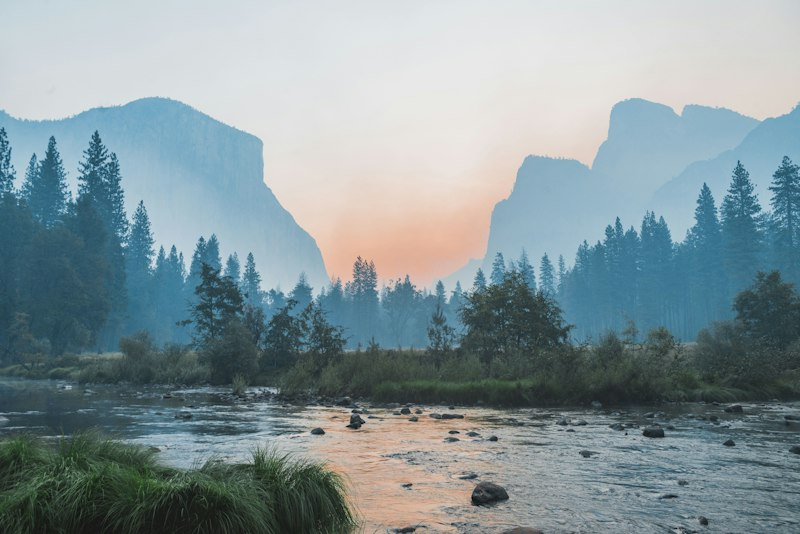
#> input picture testdata/assets/scene_a.jpg, 800 x 534 px, found by its file name
$ python make_test_suite.py
#> lines starting #> are read from the running program, lines starting #| are printed output that depends on the picture
"""生成「分段算法测试集」视频：把各种该切/不该切的场景串成一段，带真值标注。

场景清单（每个场景都是刻意构造的边界情况）：
  1  静态镜头 A                      → 不该切（基线）
  2  静态镜头 B                      → 段末硬切
  3  缓慢横摇 A（5 秒摇过整幅画面）    → 内部不该切
  4  缓慢推近 B（5 秒推近 1.4 倍）     → 内部不该切
  5  全景 C                          → 段末硬切（同一空间换机位）
  6  特写 C（同一张图的局部放大）      → 段末硬切（同一空间换机位）
  7  静态 A + 中间闪白 2 帧           → 闪白处应切（闪光视为真实场景切换）
  8  快速甩镜 B（1.5 秒横摇整幅）      → 内部不该切（极限）
  9  淡入淡出转场 A→B（2 秒）         → 转场窗口内应有切点
  10 静态镜头 C                      → 结尾

用法：
    python make_test_suite.py --out test_suite.mp4
"""

import argparse
import json
import os

import cv2
import numpy as np

FPS = 25
W, H = 640, 360
ASSETS = ["assets/scene_a.jpg", "assets/scene_b.jpg", "assets/scene_c.jpg"]
BIG_H = 900


def load(path):
    img = cv2.imread(path)
    if img is None:
        raise FileNotFoundError(path)
    return img


def fit(img, w=W, h=H):
    """等比缩放并居中裁切到 w×h。"""
    ih, iw = img.shape[:2]
    s = max(w / iw, h / ih)
    r = cv2.resize(img, (int(iw * s) + 1, int(ih * s) + 1), interpolation=cv2.INTER_AREA)
    rh, rw = r.shape[:2]
    y0, x0 = (rh - h) // 2, (rw - w) // 2
    return r[y0:y0 + h, x0:x0 + w]


def static(img, n):
    base = fit(img)
    return [base.copy() for _ in range(n)]


def pan(img, n):
    """连续横摇：在放大的画布上滑窗。"""
    ih, iw = img.shape[:2]
    s = BIG_H / ih
    big = cv2.resize(img, (int(iw * s), BIG_H), interpolation=cv2.INTER_AREA)
    bh, bw = big.shape[:2]
    y0 = (bh - H) // 2
    max_x = max(bw - W, 1)
    return [big[y0:y0 + H, int(max_x * i / max(n - 1, 1)):int(max_x * i / max(n - 1, 1)) + W].copy()
            for i in range(n)]


def zoom(img, n, s0=1.0, s1=1.4):
    """以画面中心为心缓慢推近。"""
    base = fit(img)
    out = []
    for i in range(n):
        s = s0 + (s1 - s0) * (i / max(n - 1, 1))
        M = cv2.getRotationMatrix2D((W / 2, H / 2), 0, s)
        out.append(cv2.warpAffine(base, M, (W, H), borderMode=cv2.BORDER_REPLICATE))
    return out


def with_flash(img, n, flash_at=0.5, flash_frames=2):
    """在中间插入若干帧全白，模拟闪光灯。"""
    fr = static(img, n)
    k = int(n * flash_at)
    for j in range(flash_frames):
        if k + j < n:
            fr[k + j] = np.full((H, W, 3), 255, dtype=np.uint8)
    return fr


def crossfade(img_a, img_b, n):
    """A 淡出、B 淡入。"""
    a, b = fit(img_a).astype(np.float32), fit(img_b).astype(np.float32)
    out = []
    for i in range(n):
        k = i / max(n - 1, 1)
        out.append(((1 - k) * a + k * b).astype(np.uint8))
    return out


def main():
    ap = argparse.ArgumentParser()
    ap.add_argument("--out", default="test_suite.mp4")
    ap.add_argument("--gt", default=None, help="真值 json 输出路径")
    args = ap.parse_args()

    A, B, C = (load(p) for p in ASSETS)
#> in load, img is the input picture: shape (534, 800, 3); mean B, G, R 154.2, 149.8, 133.3
#> call 2 of load, with path = 'assets/scene_b.jpg'
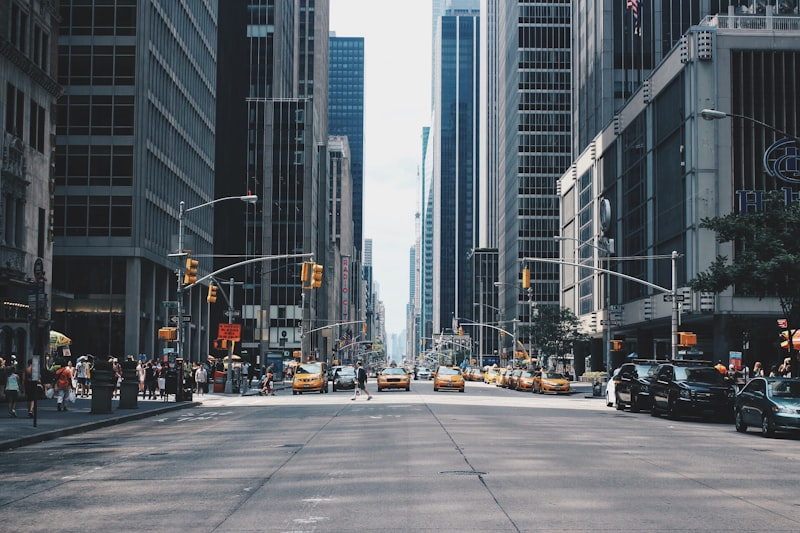
#> input picture testdata/assets/scene_b.jpg, 800 x 533 px, found by its file name
#> in load, img is the input picture: shape (533, 800, 3); mean B, G, R 104.6, 98.8, 93
#> call 3 of load, with path = 'assets/scene_c.jpg'
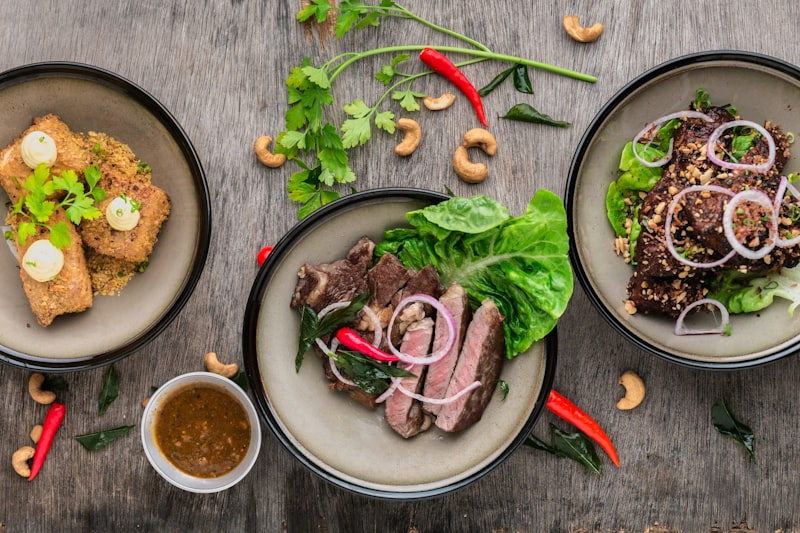
#> input picture testdata/assets/scene_c.jpg, 800 x 533 px, found by its file name
#> in load, img is the input picture: shape (533, 800, 3); mean B, G, R 90.8, 113, 125.5
    # 场景 5/6：同一张图的「全景」和「局部放大」
    c_close = fit(C[60:460, 150:790] if C.shape[0] > 460 and C.shape[1] > 790 else C)
#> in fit, `r = cv2.resize(img, (int(iw * s) + 1, int(ih * s) + 1), interpolation=..`:
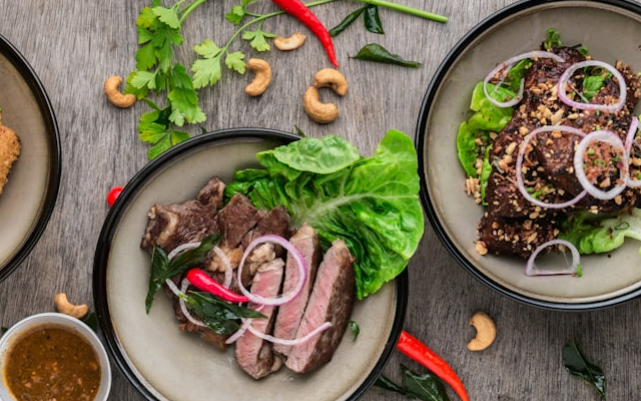
#> r: shape (401, 641, 3); mean of channels 0, 1, 2 86.9, 110.9, 121.7; drawn as B, G, R
#> in fit, `return r[y0:y0 + h, x0:x0 + w]`:
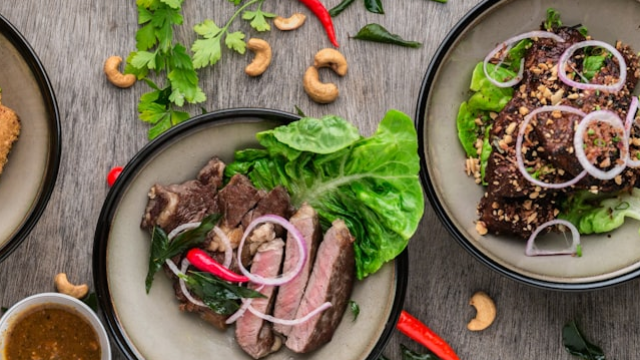
#> returned value: shape (360, 640, 3); mean of channels 0, 1, 2 85.7, 110.4, 120.9; drawn as B, G, R

    segs = []
    t = 0.0

    def add(name, frames, note=""):
        nonlocal t
        start = t
        t += len(frames) / FPS
        segs.append({"name": name, "start": round(start, 2),
                     "end": round(t, 2), "note": note, "frames": frames})

    add("静态镜头 A（基线）", static(A, 3 * FPS), "不应切")
#> call 2 of fit, with w = 640, h = 360
#> in fit (call 2), `return r[y0:y0 + h, x0:x0 + w]`:
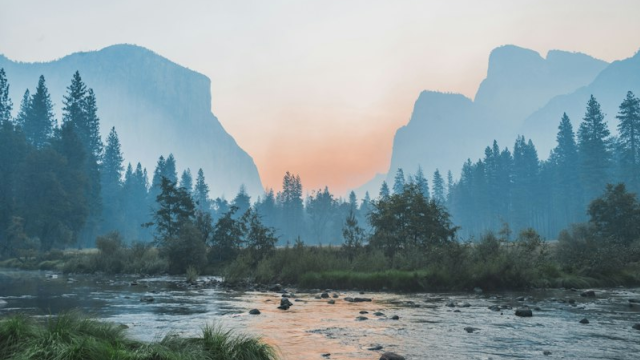
#> returned value: shape (360, 640, 3); mean of channels 0, 1, 2 153.3, 147.9, 129.4; drawn as B, G, R
#> in add, `start = t`: start = 0
#> in add, `t += len(frames) / FPS`: t = 3
    add("静态镜头 B", static(B, 3 * FPS))
#> call 3 of fit, with w = 640, h = 360
#> in fit (call 3), `return r[y0:y0 + h, x0:x0 + w]`:
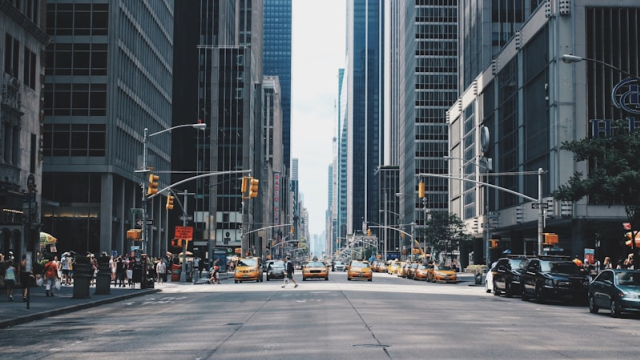
#> returned value: shape (360, 640, 3); mean of channels 0, 1, 2 100, 94.4, 88.2; drawn as B, G, R
    add("缓慢横摇 A（5 秒摇过整幅）", pan(A, 5 * FPS), "内部不应切")
    add("缓慢推近 B（5 秒推近 1.4 倍）", zoom(B, 5 * FPS), "内部不应切")
#> after the loop in zoom, `for i in range(n):`: out = 125 items
    add("全景 C", static(C, 2 * FPS))
#> in fit (call 5), `return r[y0:y0 + h, x0:x0 + w]`:
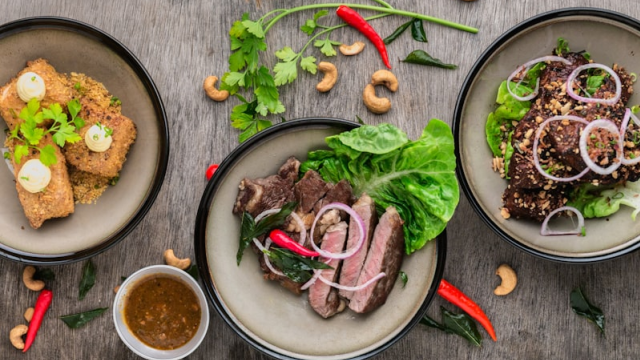
#> returned value: shape (360, 640, 3); mean of channels 0, 1, 2 88.5, 113.3, 126.7; drawn as B, G, R
    add("特写 C（同一空间换机位）", [c_close.copy() for _ in range(2 * FPS)], "同一空间换机位，期望切")
    add("静态 A + 中间闪白 2 帧", with_flash(A, 3 * FPS), "闪白不该切")
#> in with_flash, `fr = static(img, n)`: fr = 75 items
    add("快速甩镜 B（1.5 秒）", pan(B, int(1.5 * FPS)), "极限情况")
    add("淡入淡出转场 A→B", crossfade(A, B, 2 * FPS), "转场窗口内应有切点")
#> after the loop in crossfade, `for i in range(n):`: out = 50 items
    add("静态镜头 C", static(C, 3 * FPS), "不应切")

    writer = cv2.VideoWriter(args.out, cv2.VideoWriter_fourcc(*"mp4v"), FPS, (W, H))
    if not writer.isOpened():
        raise RuntimeError("VideoWriter 打开失败")
    for s in segs:
        for f in s["frames"]:
            writer.write(f)
#> this loop made 10 passes
    writer.release()

    # ---- 真值 ----
    # 闪光（相机补光 / 闪白转场）视为一次真实的场景切换，允许在其处切断，
    # 所以闪白位置算「预期切点」，不进 forbidden。
    bounds = [round(s["end"], 2) for s in segs[:-1]]
#> bounds = [3, 6, 11, 16, 18, 20, 23, 24.48, 26.48]
    for s in segs:
        if "闪白" in s["name"]:
            n_frames = round((s["end"] - s["start"]) * FPS)
            bounds.append(round(s["start"] + int(n_frames * 0.5) / FPS, 2))
#> this loop made 10 passes
#> n_frames on pass 7: 75
#> after the loop, bounds = [3, 6, 11, 16, 18, 20, 23, 24.48, 26.48, 21.48]
    bounds = sorted(bounds)
#> bounds = [3, 6, 11, 16, 18, 20, 21.48, 23, 24.48, 26.48]

    forbidden = []
    for s in segs:
        if s["note"] == "内部不应切":
            forbidden.append({"start": round(s["start"] + 0.4, 2),
                              "end": round(s["end"] - 0.4, 2), "name": s["name"]})
#> after the loop, forbidden = 2 items
    forbidden.append({"start": 0.4, "end": round(segs[0]["end"] - 0.4, 2),
                      "name": segs[0]["name"]})
    forbidden.append({"start": round(segs[-1]["start"] + 0.4, 2),
                      "end": round(segs[-1]["end"] - 0.4, 2), "name": segs[-1]["name"]})
    for s in segs:
        if "甩镜" in s["name"]:
            forbidden.append({"start": round(s["start"] + 0.2, 2),
                              "end": round(s["end"] - 0.2, 2), "name": s["name"]})
#> after the loop, forbidden = 5 items

    gt = {
        "duration": round(t, 2),
        "fps": FPS,
        "size": [W, H],
        "scenarios": [{k: v for k, v in s.items() if k != "frames"} for s in segs],
        "expected_cuts": bounds,
        "transition_window": {"start": segs[8]["start"], "end": segs[8]["end"],
                              "name": "淡入淡出转场（窗口内应有切点）"},
        "forbidden": forbidden,
    }
    dst = args.gt or os.path.splitext(args.out)[0] + "_gt.json"
    with open(dst, "w", encoding="utf-8") as f:
        json.dump(gt, f, ensure_ascii=False, indent=2)

    print(f"已生成 {args.out}（{t:.2f} 秒 / {int(t * FPS)} 帧）")
#| 已生成 test_suite.mp4（29.48 秒 / 737 帧）
    print(f"已生成真值 {dst}")
    print(f"  预期切点：{bounds}")
#|   预期切点：[3.0, 6.0, 11.0, 16.0, 18.0, 20.0, 21.48, 23.0, 24.48, 26.48]
    print(f"  转场窗口：{gt['transition_window']['start']}–{gt['transition_window']['end']}")
#|   转场窗口：24.48–26.48
    print(f"  不应切的区间：{len(forbidden)} 个")
#|   不应切的区间：5 个
    for s in segs:
        print(f"    {s['start']:>6.2f}-{s['end']:>6.2f}s  {s['name']}"
              + (f"   [{s['note']}]" if s["note"] else ""))


if __name__ == "__main__":
    main()
